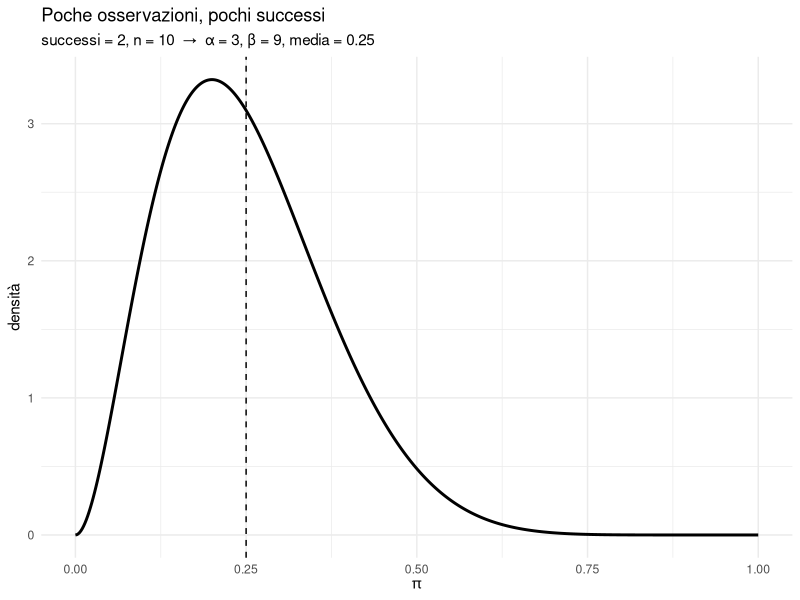
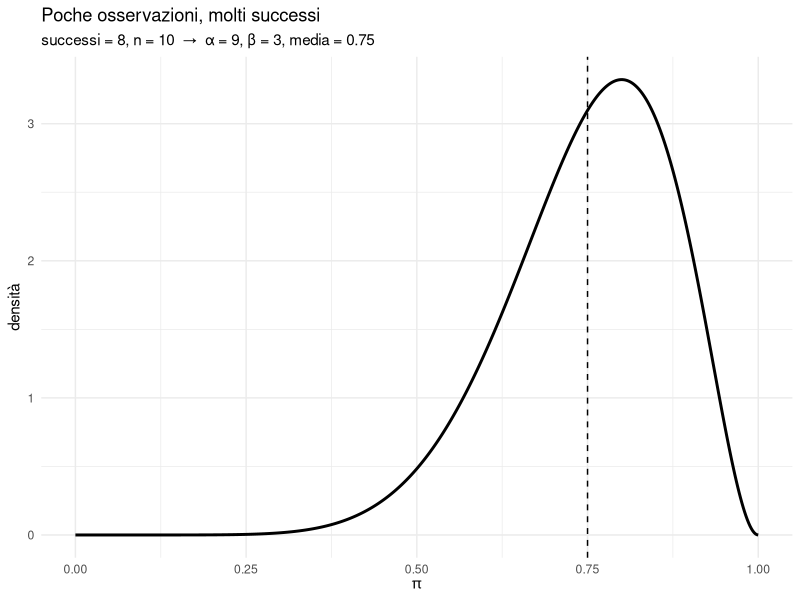
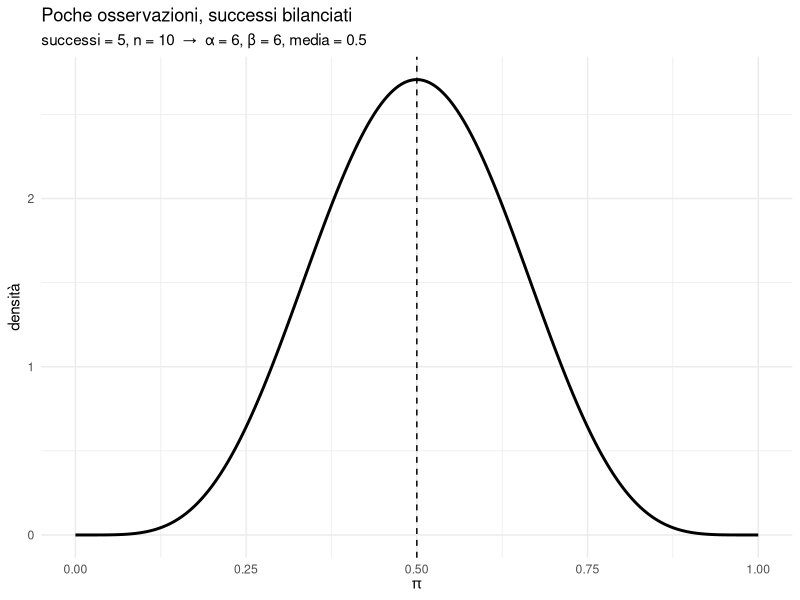
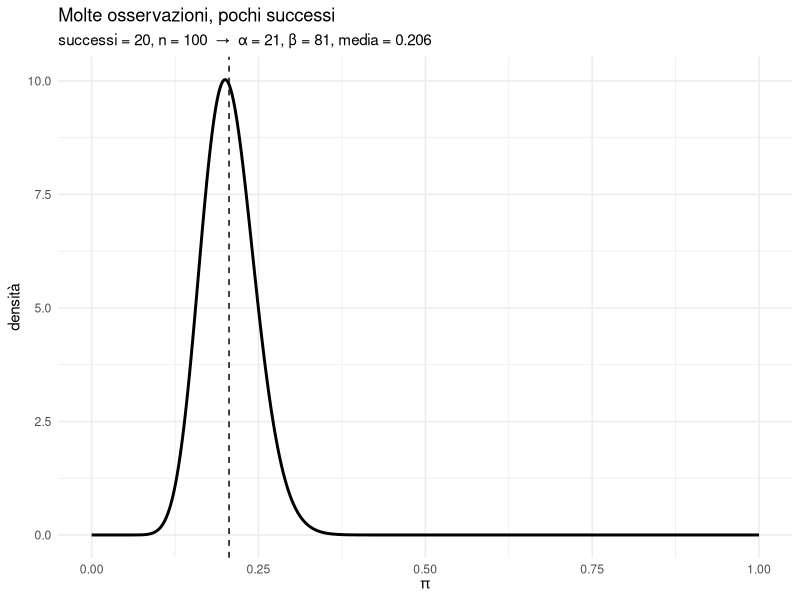
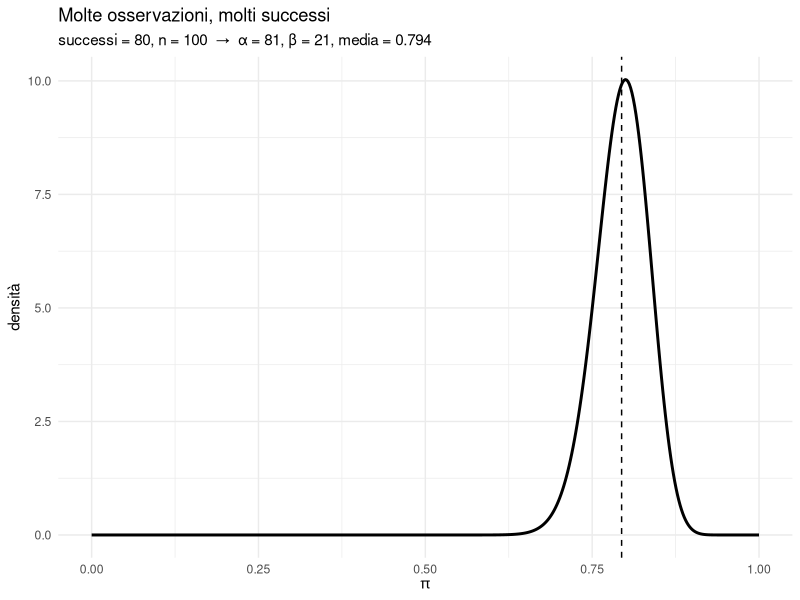
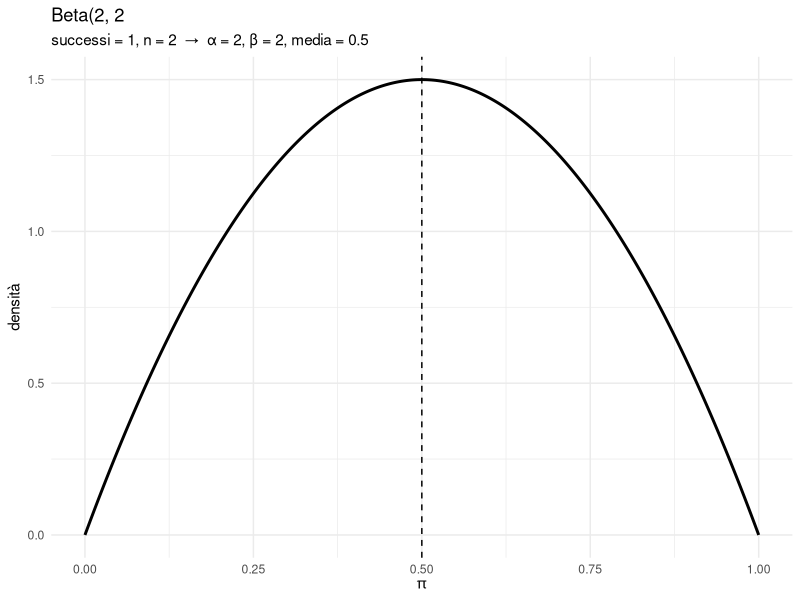
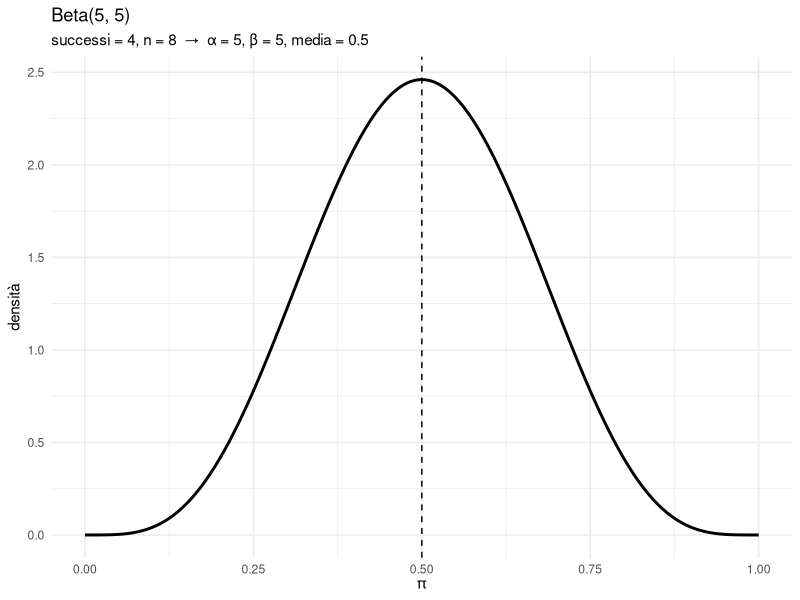
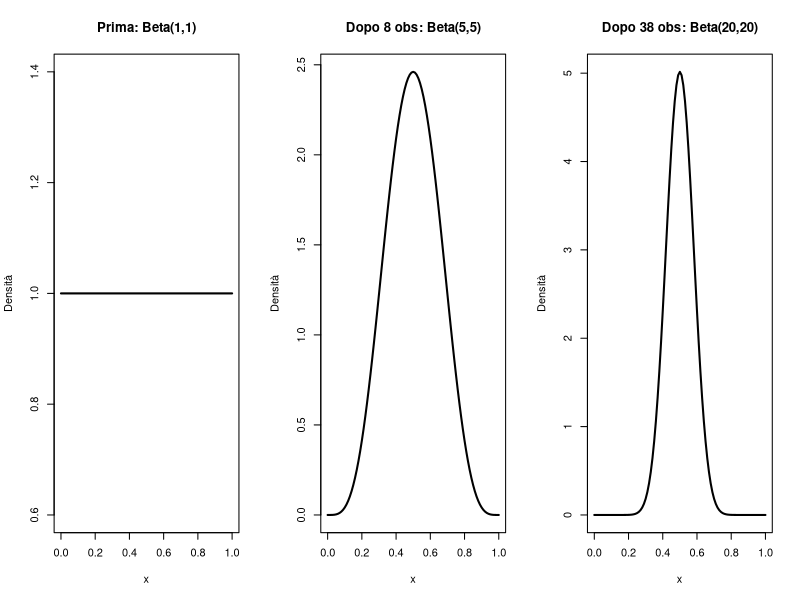

Reproduce these figures in R, in order.
## ---- chunk 1
#| echo: false
#| output: false
library(tibble)
library(dplyr)
library(knitr)
library(kableExtra)
## ---- chunk 2
#| echo: false
library(ggplot2)

# Griglia per l'asse x (probabilità)
pi_vals <- seq(0, 1, length.out = 500)

# Funzione di supporto per disegnare una Beta con media evidenziata
plot_beta <- function(successi, n, titolo) {
  alpha <- successi + 1
  beta  <- (n - successi) + 1
  
  media <- alpha / (alpha + beta)
  
  df <- data.frame(
    pi = pi_vals,
    dens = dbeta(pi_vals, alpha, beta)
  )
  
  ggplot(df, aes(x = pi, y = dens)) +
    geom_line(linewidth = 1) +
    geom_vline(xintercept = media, linetype = "dashed") +
    labs(
      title = titolo,
      subtitle = paste0(
        "successi = ", successi,
        ", n = ", n,
        "  →  α = ", alpha,
        ", β = ", beta,
        ", media = ", round(media, 3)
      ),
      x = expression(pi),
      y = "densità"
    ) +
    theme_minimal()
}
## ---- chunk 3
#| echo: false
plot_beta(
  successi = 2,
  n = 10,
  titolo = "Poche osservazioni, pochi successi"
)
## ---- chunk 4
#| echo: false
plot_beta(
  successi = 8,
  n = 10,
  titolo = "Poche osservazioni, molti successi"
)
## ---- chunk 5
#| echo: false
plot_beta(
  successi = 5,
  n = 10,
  titolo = "Poche osservazioni, successi bilanciati"
)
## ---- chunk 6
#| echo: false
plot_beta(
  successi = 20,
  n = 100,
  titolo = "Molte osservazioni, pochi successi"
)
## ---- chunk 7
#| echo: false
plot_beta(
  successi = 80,
  n = 100,
  titolo = "Molte osservazioni, molti successi"
)
## ---- chunk 8
#| echo: false
plot_beta(
  successi = 1,
  n = 2,
  titolo = "Beta(2, 2"
)
## ---- chunk 9
#| echo: false
plot_beta(
  successi = 4,
  n = 8,
  titolo = "Beta(5, 5)"
)
## ---- chunk 10
#| echo: true
# Densità nel punto x = 100 per N(100, 15)
dnorm(100, mean = 100, sd = 15)

# Probabilità cumulata P(X <= 115)
pnorm(115, mean = 100, sd = 15)

# Quantile: quale x ha P(X <= x) = 0.95?
qnorm(0.95, mean = 100, sd = 15)
## ---- chunk 11
#| echo: true
# Densità nel punto π = 0.5 per Beta(2, 5)
dbeta(0.5, shape1 = 2, shape2 = 5)

# Probabilità cumulata P(π <= 0.3)
pbeta(0.3, shape1 = 2, shape2 = 5)

# Quantile: quale π ha P(π <= π) = 0.90?
qbeta(0.90, shape1 = 2, shape2 = 5)
## ---- chunk 12
#| echo: true
# Metodo 1: coda destra
1 - pnorm(130, mean = 100, sd = 15)

# Metodo 2: argomento lower.tail
pnorm(130, mean = 100, sd = 15, lower.tail = FALSE)
## ---- chunk 13
#| echo: true
# Differenza di due probabilità cumulate
pnorm(390, mean = 350, sd = 40) - pnorm(310, mean = 350, sd = 40)
## ---- chunk 14
#| echo: true
# Quantile di ordine 0.90 (lasciamo 10% sopra)
qnorm(0.90, mean = 50, sd = 10)
## ---- chunk 15
#| echo: true
# a) P(X > 35)
pnorm(35, mean = 25, sd = 8, lower.tail = FALSE)

# b) Soglia che lascia 5% sopra
qnorm(0.95, mean = 25, sd = 8)
## ---- chunk 16
#| echo: true
# Quantili di ordine 0.025 e 0.975
qnorm(c(0.025, 0.975), mean = 100, sd = 15)
## ---- chunk 17
#| echo: true
# a) Media della Beta(10, 4)
alpha <- 10
beta_param <- 4
alpha / (alpha + beta_param)  # Formula

# b) P(π > 0.70) con R
pbeta(0.70, shape1 = 10, shape2 = 4, lower.tail = FALSE)
## ---- chunk 18
#| echo: true
# Anna (scettica): Beta(2, 8)
pbeta(0.50, shape1 = 2, shape2 = 8, lower.tail = FALSE)

# Bruno (ottimista): Beta(8, 2)
pbeta(0.50, shape1 = 8, shape2 = 2, lower.tail = FALSE)
## ---- chunk 19
#| echo: true
# Quantili di ordine 0.05 e 0.95
qbeta(c(0.05, 0.95), shape1 = 16, shape2 = 6)
## ---- chunk 20
#| echo: true
# A) P(π > 0.60)
pbeta(0.60, 36, 16, lower.tail = FALSE)

# B) P(π > 0.80)
pbeta(0.80, 36, 16, lower.tail = FALSE)

# C) P(0.65 < π < 0.75)
pbeta(0.75, 36, 16) - pbeta(0.65, 36, 16)
## ---- chunk 21
#| echo: false
#| fig-height: 4
par(mfrow = c(1, 3))
curve(dbeta(x, 1, 1), from = 0, to = 1, main = "Prima: Beta(1,1)", 
      ylab = "Densità", lwd = 2)
curve(dbeta(x, 5, 5), from = 0, to = 1, main = "Dopo 8 obs: Beta(5,5)", 
      ylab = "Densità", lwd = 2)
curve(dbeta(x, 20, 20), from = 0, to = 1, main = "Dopo 38 obs: Beta(20,20)", 
      ylab = "Densità", lwd = 2)
par(mfrow = c(1, 1))
